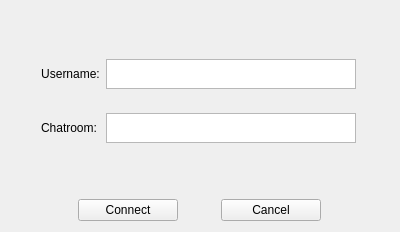
<?xml version="1.0" encoding="UTF-8"?>
<ui version="4.0">
 <class>ConnectDialog</class>
 <widget class="QWidget" name="ConnectDialog">
  <property name="geometry">
   <rect>
    <x>0</x>
    <y>0</y>
    <width>400</width>
    <height>232</height>
   </rect>
  </property>
  <property name="windowTitle">
   <string>Join a Chatroom </string>
  </property>
  <layout class="QVBoxLayout" name="verticalLayout">
   <item>
    <layout class="QVBoxLayout" name="verticalLayout_2">
     <item>
      <layout class="QFormLayout" name="formLayout">
       <property name="leftMargin">
        <number>30</number>
       </property>
       <property name="topMargin">
        <number>30</number>
       </property>
       <property name="rightMargin">
        <number>30</number>
       </property>
       <property name="bottomMargin">
        <number>30</number>
       </property>
       <item row="0" column="0">
        <widget class="QLabel" name="label">
         <property name="minimumSize">
          <size>
           <width>0</width>
           <height>30</height>
          </size>
         </property>
         <property name="maximumSize">
          <size>
           <width>16777215</width>
           <height>30</height>
          </size>
         </property>
         <property name="text">
          <string>Username:</string>
         </property>
         <property name="alignment">
          <set>Qt::AlignCenter</set>
         </property>
        </widget>
       </item>
       <item row="0" column="1">
        <widget class="QTextEdit" name="usernameText">
         <property name="minimumSize">
          <size>
           <width>250</width>
           <height>30</height>
          </size>
         </property>
         <property name="maximumSize">
          <size>
           <width>250</width>
           <height>30</height>
          </size>
         </property>
        </widget>
       </item>
       <item row="1" column="0">
        <widget class="QLabel" name="label_2">
         <property name="minimumSize">
          <size>
           <width>0</width>
           <height>30</height>
          </size>
         </property>
         <property name="maximumSize">
          <size>
           <width>16777215</width>
           <height>30</height>
          </size>
         </property>
         <property name="text">
          <string>Chatroom:</string>
         </property>
        </widget>
       </item>
       <item row="1" column="1">
        <widget class="QTextEdit" name="chatroomText">
         <property name="minimumSize">
          <size>
           <width>250</width>
           <height>30</height>
          </size>
         </property>
         <property name="maximumSize">
          <size>
           <width>250</width>
           <height>30</height>
          </size>
         </property>
        </widget>
       </item>
      </layout>
     </item>
    </layout>
   </item>
   <item>
    <layout class="QHBoxLayout" name="horizontalLayout">
     <property name="leftMargin">
      <number>30</number>
     </property>
     <property name="rightMargin">
      <number>29</number>
     </property>
     <item>
      <widget class="QPushButton" name="connectButton">
       <property name="maximumSize">
        <size>
         <width>100</width>
         <height>16777215</height>
        </size>
       </property>
       <property name="text">
        <string>Connect</string>
       </property>
       <property name="icon">
        <iconset theme="emblem-default">
         <normaloff>../../../../../../../../home/justin/.designer/backup</normaloff>../../../../../../../../home/justin/.designer/backup</iconset>
       </property>
      </widget>
     </item>
     <item>
      <widget class="QPushButton" name="pushButton">
       <property name="maximumSize">
        <size>
         <width>100</width>
         <height>16777215</height>
        </size>
       </property>
       <property name="text">
        <string>Cancel</string>
       </property>
       <property name="icon">
        <iconset theme="edit-delete">
         <normaloff>../../../../../../../../home/justin/.designer/backup</normaloff>../../../../../../../../home/justin/.designer/backup</iconset>
       </property>
      </widget>
     </item>
    </layout>
   </item>
  </layout>
 </widget>
 <resources/>
 <connections/>
</ui>
